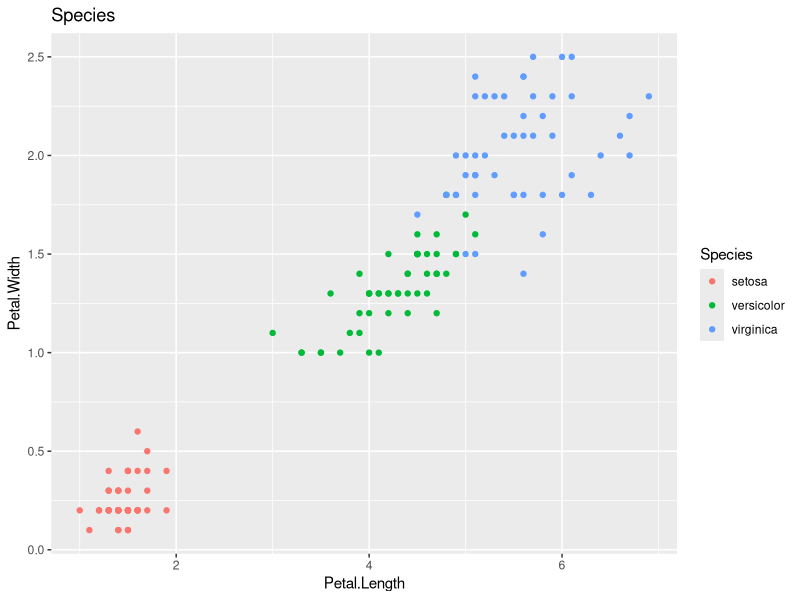
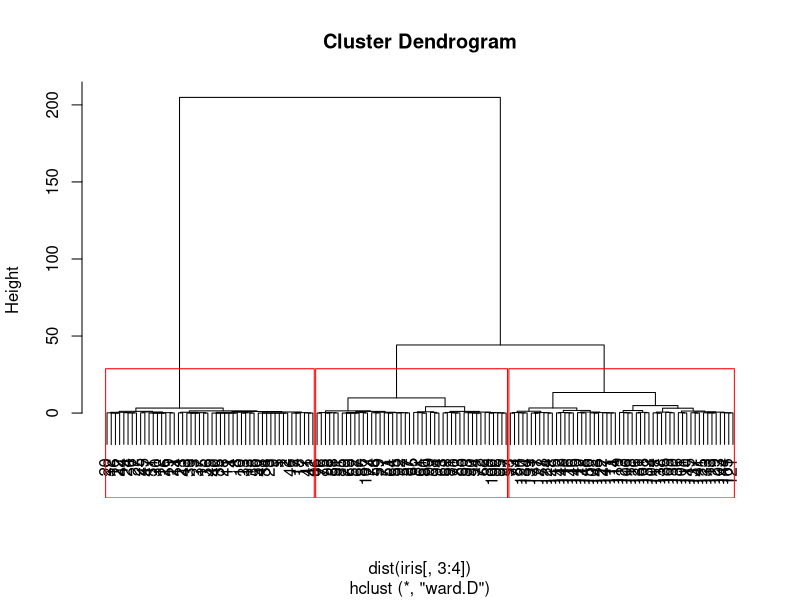
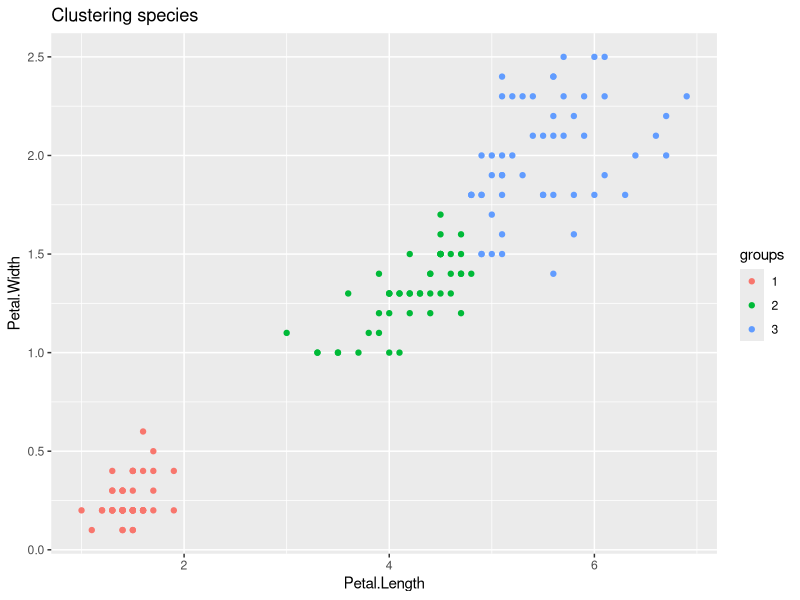
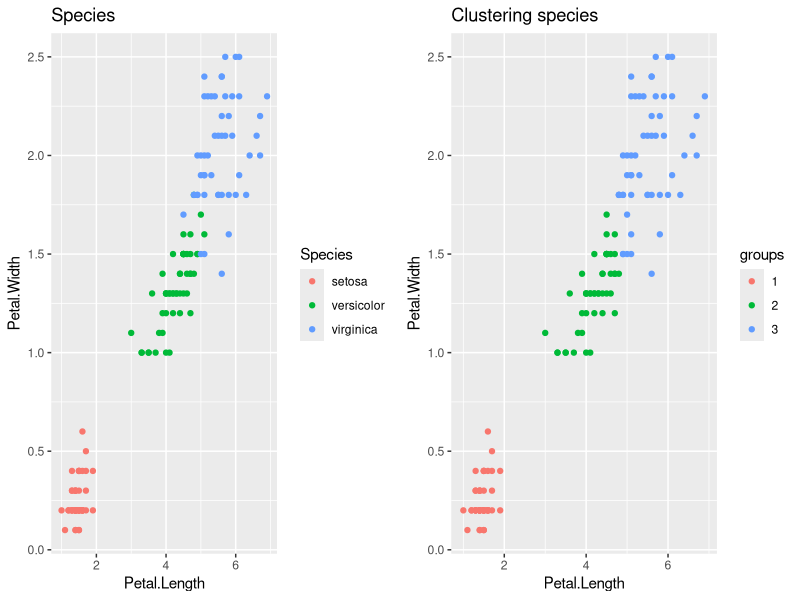
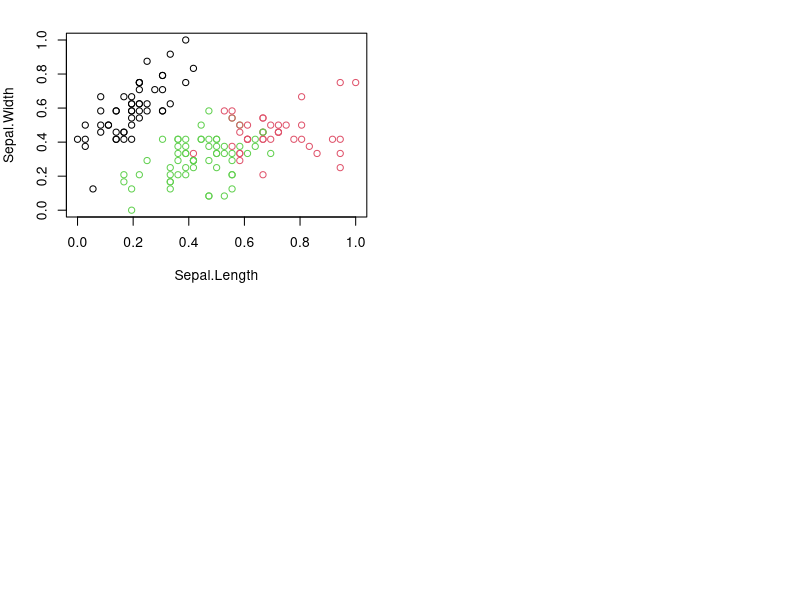

Here is the R script that generated these plots, in order: (Note: this script raises an error after producing the figures.)
# Libraries connection 
library(datasets) 
library(ggplot2) 
library(gridExtra) 
# Exploring the data 
head(iris) 
summary(iris$Species)

#scatterplot for iris species 
ggplot(iris, aes(Petal.Length, Petal.Width, color = Species)) + 
  geom_point() + 
  ggtitle("Species")

# Hierarchical Clustering 
irisCluster <- hclust(dist(iris[, 3:4]), "ward.D") 
irisCluster

#Construction of the dendrogram 
plot(irisCluster) 
rect.hclust(irisCluster, k = 3, border = "red")

# Divide into 3 clusters groups vector contains the cluster number 
groups <- cutree(irisCluster, k = 3) 
groups 
table(groups, iris$Species)

groups <- as.factor(groups) 
ggplot(iris, aes(Petal.Length, Petal.Width, color = groups)) + 
  geom_point() + 
  ggtitle("Clustering species")

plot1 <- ggplot(iris, aes(Petal.Length, Petal.Width, color = Species)) + 
  geom_point() + 
  ggtitle("Species")

plot2 <- ggplot(iris, aes(Petal.Length, Petal.Width, color = groups)) + 
  geom_point() + 
  ggtitle("Clustering species") 
grid.arrange(plot1, plot2, nrow = 1, ncol = 2) 

#Load the iris data from datasets library of R. Do the cluster analysis of species by using k-nearest neighbour (KNN) technique. 

#Load and view dataset 
data("iris") # load Iris Dataset 
str(iris) #view structure of dataset 
#view statistical summary of dataset 
summary(iris) 
#view top rows of dataset 
head(iris) 

#Preprocess the dataset 
set.seed(99) # required to reproduce the results 
rnum<- sample(rep(1:150)) # randomly generate numbers from 1 to 150 
rnum 
iris<- iris[rnum,] #randomize "iris" dataset 
head(iris)

# Normalize the dataset between values 0 and 1 
normalize <- function(x){
  return ((x-min(x))/(max(x)-min(x))) 
} 

iris.new<- as.data.frame(lapply(iris[,c(1,2,3,4)],normalize)) 
head(iris.new) 
# subset the dataset 
iris.train<- iris.new[1:130,] 
iris.train.target<- iris[1:130,5] 
iris.test<- iris.new[131:150,] 
iris.test.target<- iris[131:150,5] 
summary(iris.new) 

#Apply k-NN classification algorithm 
library(class) 
model1<- knn(train=iris.train, test=iris.test, cl=iris.train.target, k=16) 
#model1 
#Verify results 
table(iris.test.target, model1)

#Load the iris data from datasets library of R. Do the cluster analysis of species by using k-means technique.

#Load and view dataset 
require("datasets") 
data("iris") # load Iris Dataset 
str(iris) #view structure of dataset 
#view statistical summary of dataset 
summary(iris) 
#view top rows of dataset 
head(iris)

#Preprocess the dataset 
iris.new<- iris[,c(1,2,3,4)] 
iris.class<- iris[,"Species"] 
head(iris.new) 
head(iris.class) 
normalize <- function(x){ 
  return ((x-min(x))/(max(x)-min(x))) 
} 


iris.new$Sepal.Length<- normalize(iris.new$Sepal.Length) 
iris.new$Sepal.Width<- normalize(iris.new$Sepal.Width) 
iris.new$Petal.Length<- normalize(iris.new$Petal.Length) 
iris.new$Petal.Width<- normalize(iris.new$Petal.Width) 
head(iris.new) 

#Apply k-means clustering algorithm 
#apply k-means algorithm with no. of centroids(k)=3 
result<- kmeans(iris.new,3) 
# gives no. of records in each cluster 
result$size 
# gives value of cluster center datapoint value(3 centers for k=3) 
result$centers 
#gives cluster vector showing the custer where each record falls 
result$cluster

#Verify results of clustering 
par(mfrow=c(2,2), mar=c(5,4,2,2)) 
# Plot to see how Sepal.Length and Sepal.Width data points have been distributed in clusters 
plot(iris.new[c(1,2)], col=result$cluster) 
# Plot to see how Sepal.Length and Sepal.Width data points have been distributed originally as per "class" attribute in 
dataset 
plot(iris.new[c(1,2)], col=iris.class) 
# Plot to see how Petal.Length and Petal.Width data points have been distributed in clusters 
plot(iris.new[c(3,4)], col=result$cluster) 
plot(iris.new[c(3,4)], col=iris.class)

table(result$cluster,iris.class)


